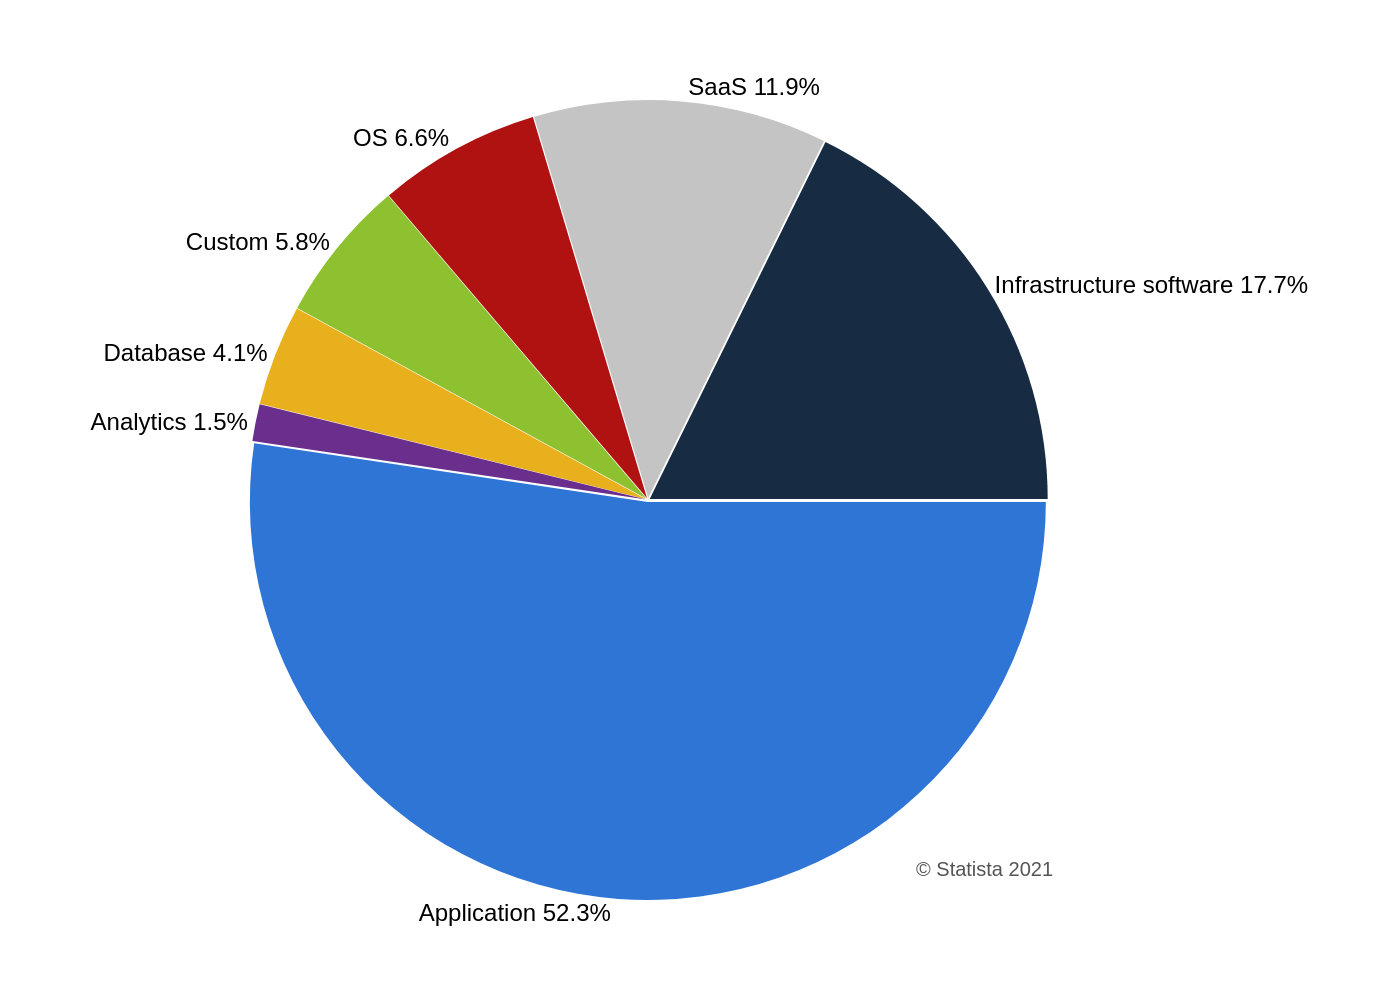

The Python source for this figure:
import sys
import json
import os
import plotly.graph_objects as go

if len(sys.argv) != 2:
    print("Usage: python <script_name>.py <json_file_path>")
    sys.exit(1)

json_path = sys.argv[1]

try:
    with open(json_path, 'r', encoding='utf-8') as f:
        chart_info = json.load(f)
except FileNotFoundError:
    print(f"Error: File not found at {json_path}")
    sys.exit(1)
except json.JSONDecodeError:
    print(f"Error: Invalid JSON format in {json_path}")
    sys.exit(1)

data = chart_info['chart_data']
texts = chart_info['texts']
colors = chart_info['colors']

labels = [item['category'] for item in data]
values = [item['value'] for item in data]

# Format text for display on chart (e.g., "Category 52.3%")
custom_texts = [f"{item['category']} {item['value']}%" for item in data]

fig = go.Figure()

fig.add_trace(go.Pie(
    labels=labels,
    values=values,
    marker_colors=colors,
    text=custom_texts,
    textinfo='text',
    textposition='outside',
    hoverinfo='label+percent',
    sort=False,
    direction='counterclockwise',
    rotation=90,
    pull=[0.005] * len(values)  # Create thin white lines between slices
))

fig.update_layout(
    showlegend=False,
    font=dict(family="Arial", size=12, color="black"),
    margin=dict(l=100, r=100, t=50, b=50),
    paper_bgcolor='white',
    plot_bgcolor='white',
    annotations=[
        dict(
            text=texts.get('source', ''),
            showarrow=False,
            xref="paper",
            yref="paper",
            x=0.98,
            y=0.02,
            xanchor='right',
            yanchor='bottom',
            align='right',
            font=dict(size=10, color='#555555')
        )
    ]
)

base_filename = os.path.splitext(os.path.basename(json_path))[0]
output_filename = f"{base_filename}.png"

fig.write_image(output_filename, scale=2)

print(f"Chart saved to {output_filename}")
